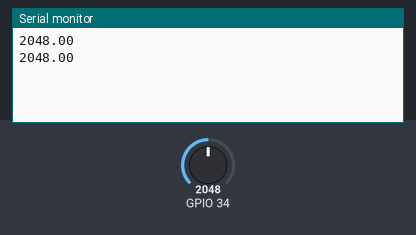
A sketch run on a simulated ESP32. Shown: the last lines printed to the serial monitor. The test bench sets the inputs (shaded band); at power-on: GPIO 34 = 2048.

Above: at 1.8 s.
1.9 s: GPIO 34 set to 2866
At 2.7 s:
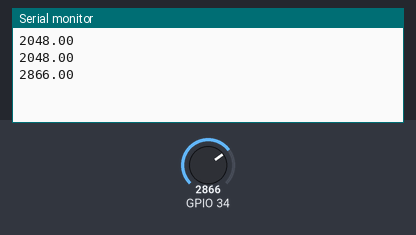
3.4 s: GPIO 34 set to 3603
At 4.8 s:
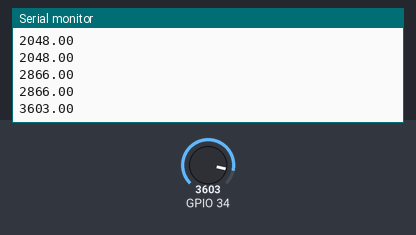
Timing chart, 0 to 6.4 s (numbered marks = the images above; inputs shaded):
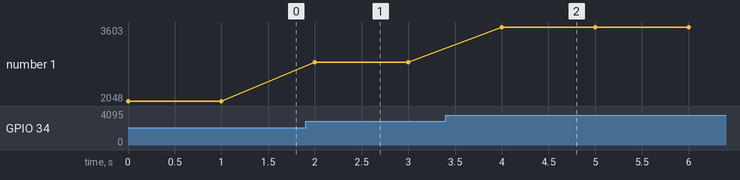

Measured:
- after the input at 1.9 s, the serial monitor: prints a new line after 0.10 s (image 1)
- after the input at 3.4 s, the serial monitor: prints a new line after 0.60 s (image 2)
- plotted number 1: 2048 → 2866 after the input at 1.9 s, 2866 → 3603 after the input at 3.4 s

The sketch:

water_measurer.ino
```cpp
#include <driver/adc.h>

void setup() {
  Serial.begin(115200);
  // put your setup code here, to run once:
  pinMode(34,INPUT);
}

void loop() {
  // put your main code here, to run repeatedly:

  adc1_config_width(ADC_WIDTH_BIT_12);
  adc1_config_channel_atten(ADC1_CHANNEL_6,ADC_ATTEN_DB_0);
  float sensorValue = adc1_get_raw(ADC1_CHANNEL_6);
  Serial.println(sensorValue);
  delay(1000);


}
```
